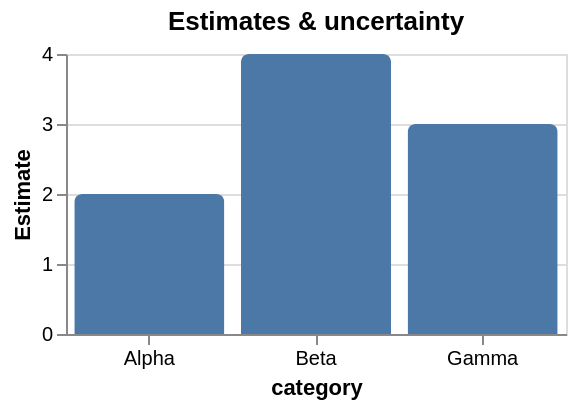

Vega-Lite specification for this chart:
### Vega-Lite specification from a JSON file in a GitHub repository (floating-point values rounded to 4 significant figures)
{"$schema": "https://vega.github.io/schema/vega-lite/v6.json", "title": "Estimates & uncertainty", "width": 250, "height": 140, "data": {"values": [{"category": "Alpha", "value": 2}, {"category": "Beta", "value": 4}, {"category": "Gamma", "value": 3}]}, "mark": {"type": "bar", "cornerRadiusTopLeft": 4, "cornerRadiusTopRight": 4}, "encoding": {"x": {"field": "category", "type": "nominal", "axis": {"labelAngle": 0}}, "y": {"field": "value", "type": "quantitative", "title": "Estimate"}}}
